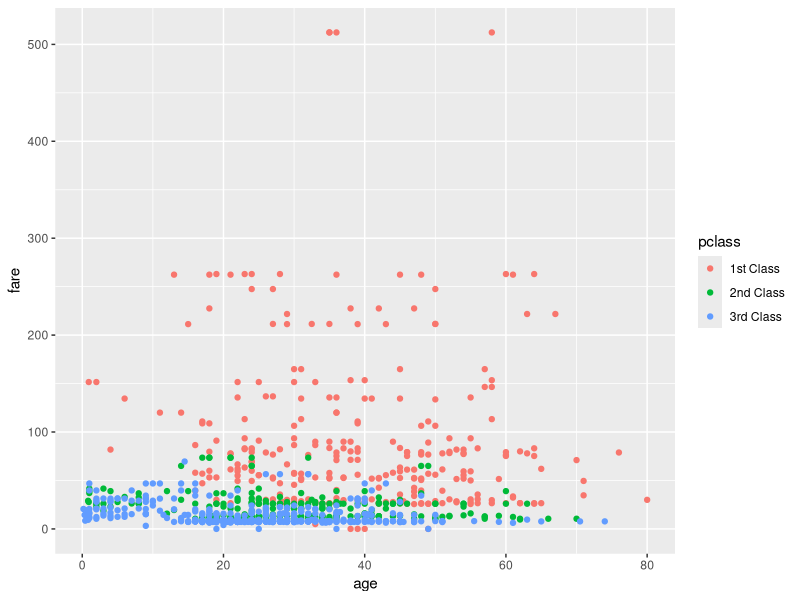
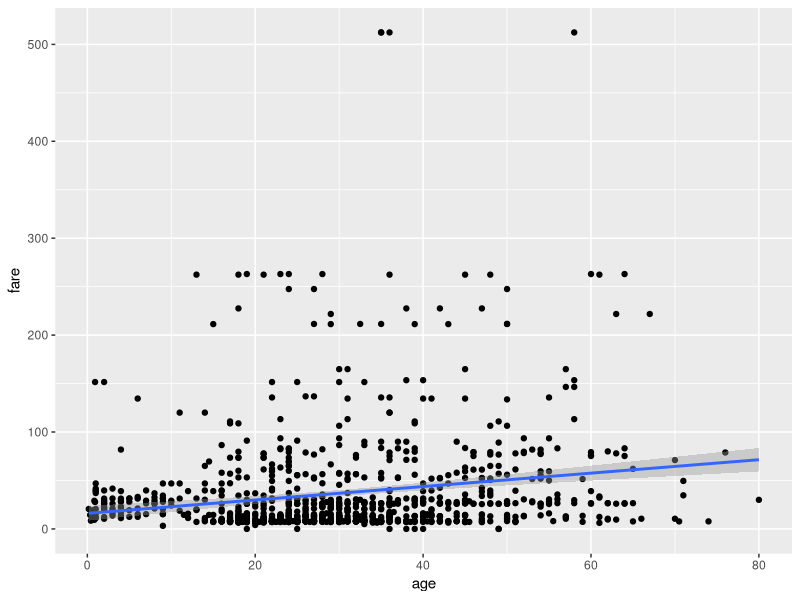
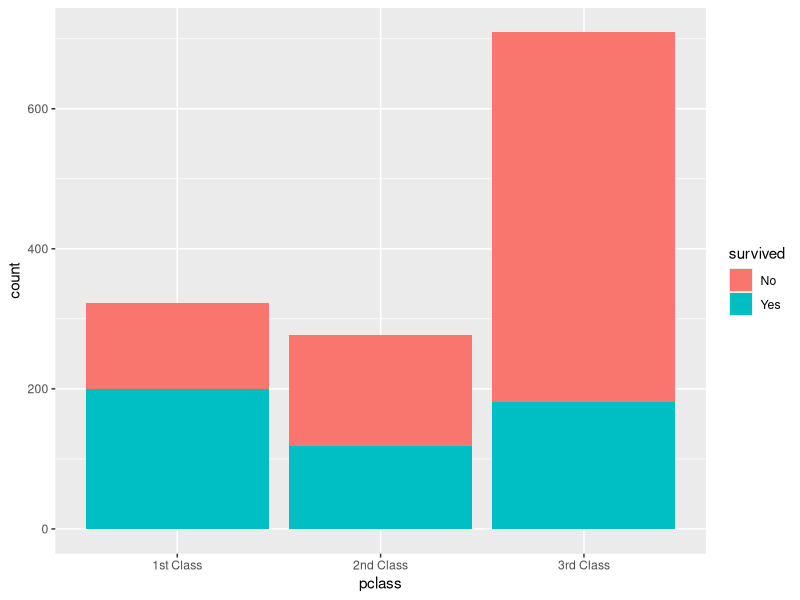
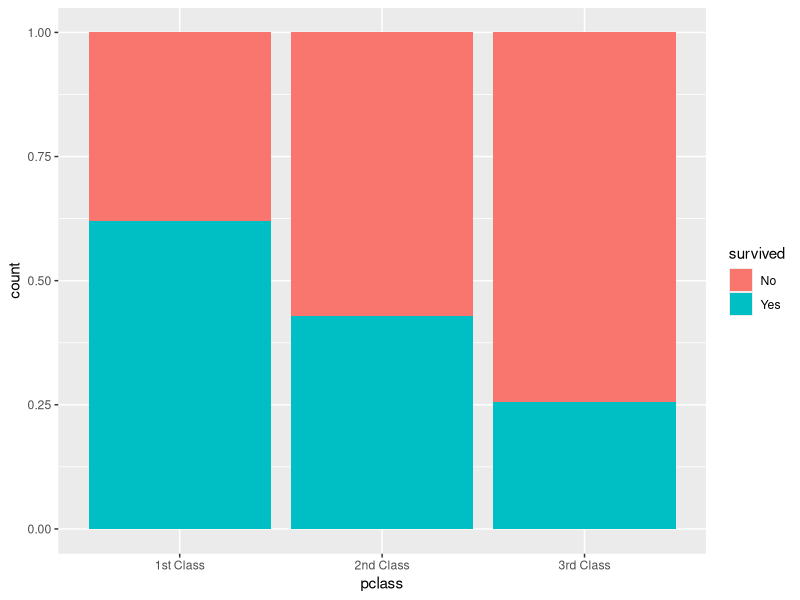
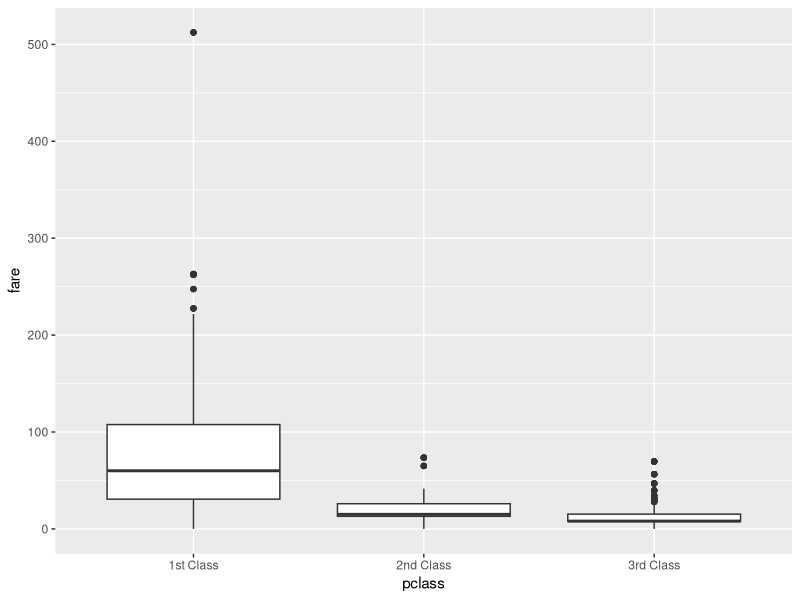
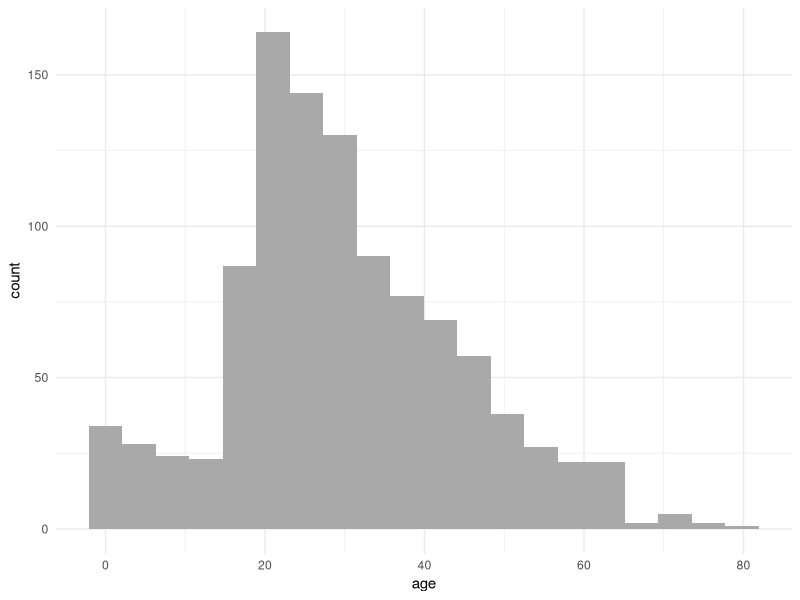
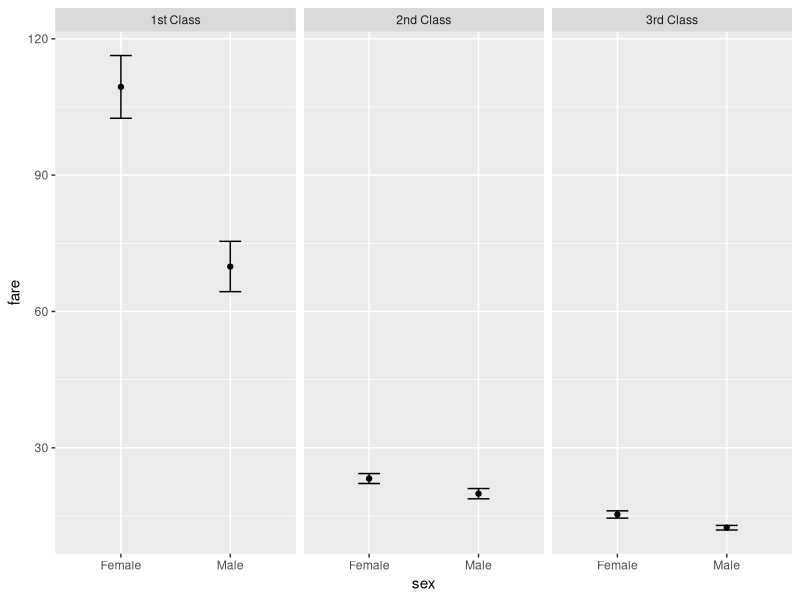
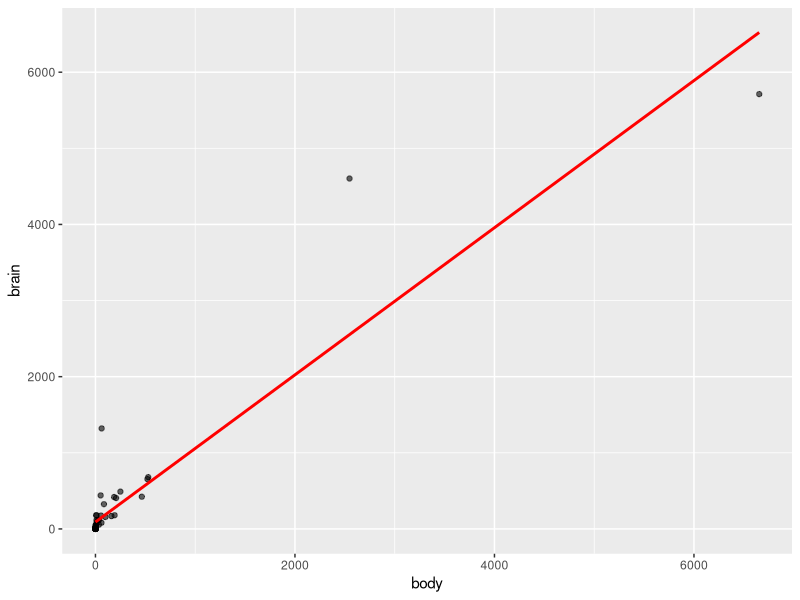

These figures' R source, in order:
## ---- chunk 1
knitr::opts_chunk$set(echo = TRUE, warning = FALSE, message = FALSE, eval = FALSE, cache = FALSE, fig.align = 'center')
## ---- chunk 2
# laden von ggplot2
library(ggplot2)

# Wir können ggplot2 auch mit dem tidyverse Paket laden
# In dem Fall werden weitere Pakete des wie z.B. dplyr geladen
library(tidyverse)

## ---- chunk 3
# laden der Titanic Daten
titanic <- read_csv("data/titanic.csv")

# Anzeigen der ersten 6 Zeilen des Datensatzes
head(titanic)

ggplot(data = titanic, 
       mapping = aes(x = age, y = fare, col = pclass)) + 
  geom_point() 

## ---- chunk 4
ggplot(data = titanic,
       mapping = aes(x = age, y = fare)
       ) +
  geom_point() +
  geom_smooth(method = "lm")
## ---- chunk 5

ggplot(data = titanic, 
       mapping = aes(x = pclass, fill = survived)) +
  geom_bar()

## ---- chunk 6
ggplot(data = titanic, 
       mapping = aes(x = pclass, fill = survived)) +
  geom_bar(position = "fill")

## ---- chunk 7

ggplot(data = titanic, 
       mapping = aes(x = pclass, y = fare)) +
  geom_boxplot() 

## ---- chunk 8

ggplot(data = titanic,
       mapping = aes(x = age)) +
  geom_histogram(bins = 20, fill = "darkgrey") +
  theme_minimal()

## ---- chunk 9
ggplot(data = titanic,
       mapping = aes(x = sex, y = fare)) +
  stat_summary(fun.data = "mean_se", geom = "errorbar", width = .2)  +
  stat_summary(fun.y = "mean", geom = "point")  +
  facet_grid(~pclass)
  
## ---- chunk 10
MASS::mammals %>% 
  ggplot(aes(x = body, y = brain)) +
  geom_point(alpha = 0.6) +
  stat_smooth(method = "lm", col = "red", se = FALSE)
## ---- chunk 11
library(scales)

MASS::mammals %>% 
  ggplot(aes(x = body, y = brain)) +
  geom_point(alpha = .6) +
  geom_smooth(method = "lm", se = FALSE, col = "red") +
  scale_x_log10(expression("Body weight (log"["10"]*"(Kg))"),
                breaks = trans_breaks("log10", function(x) 10^x),
                labels = trans_format("log10", math_format(10^.x))) +
  scale_y_log10(expression("Brain weight (log"["10"]*"(g))"),
                breaks = trans_breaks("log10", function(x) 10^x),
                labels = trans_format("log10", math_format(10^.x))) +
  annotation_logticks() +
  theme_classic() +
  coord_fixed(xlim = c(1e-3, 1e4), ylim = c(1e-1, 1e4)) +
  theme(text = element_text(family = "Times"))

